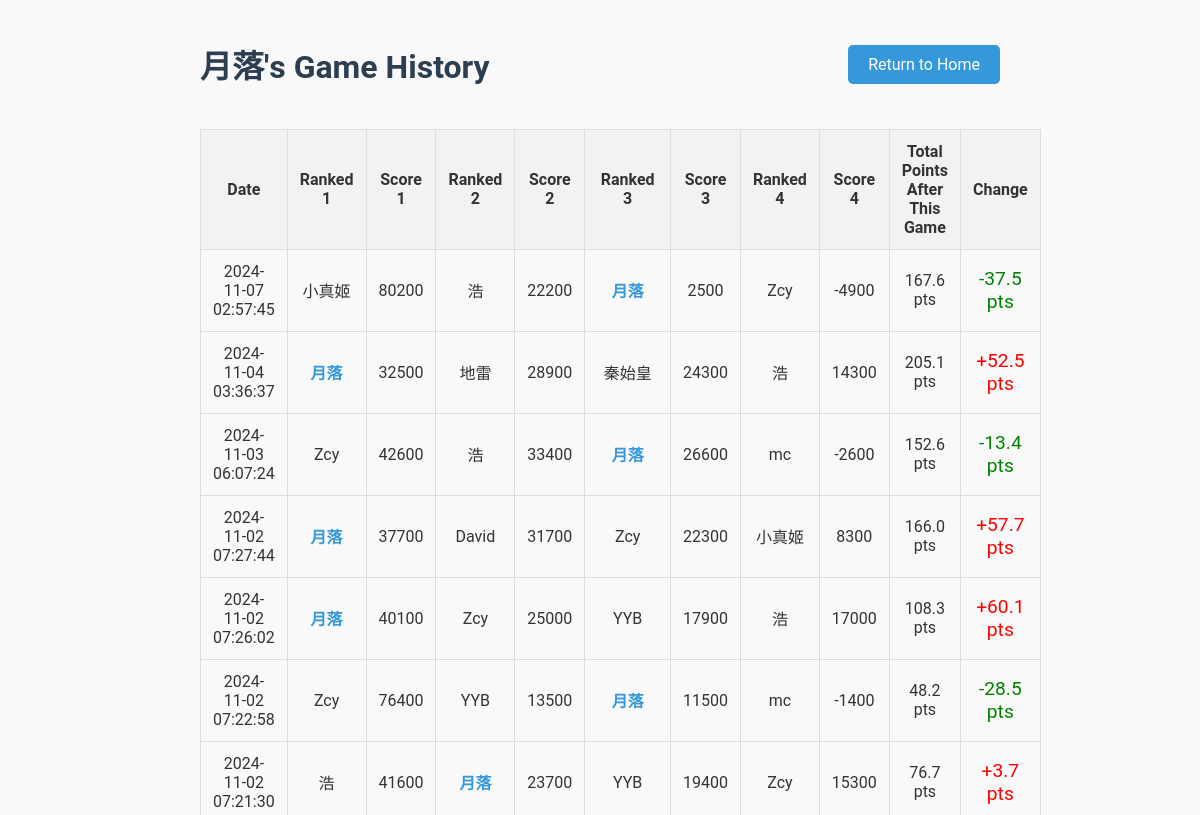
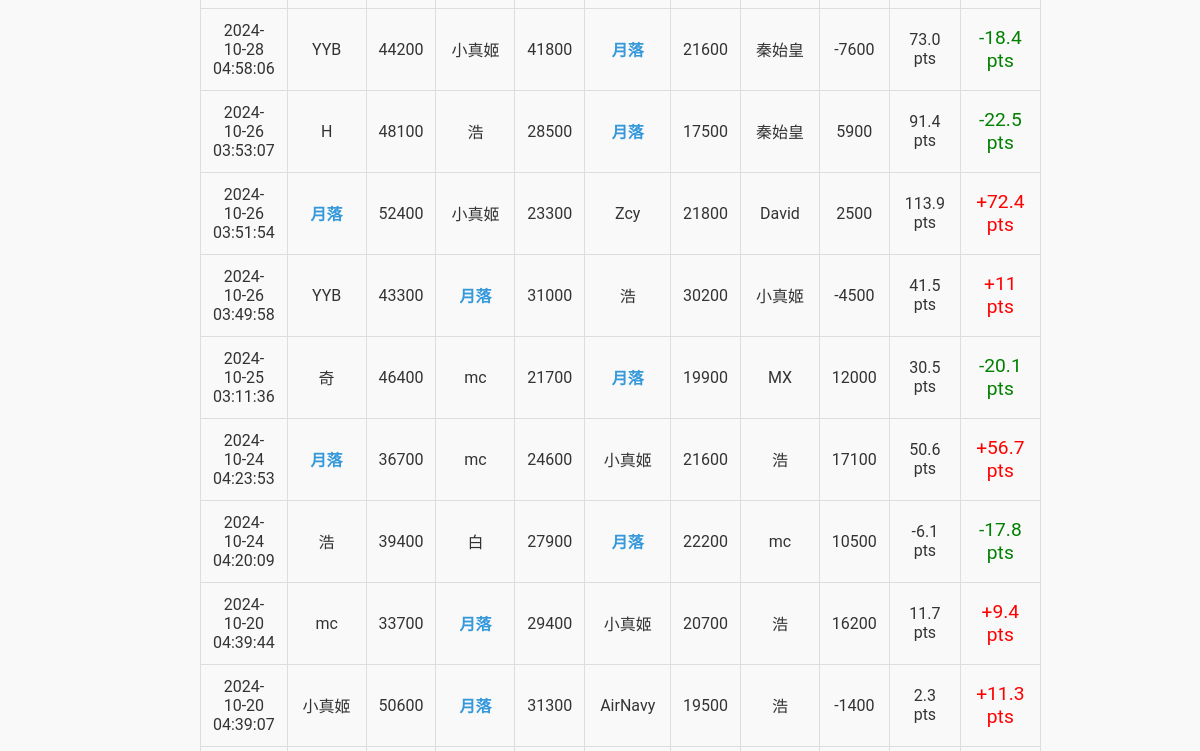
Page /player/月落 (upper part) on the earlier database version (2 pictures, top to bottom).
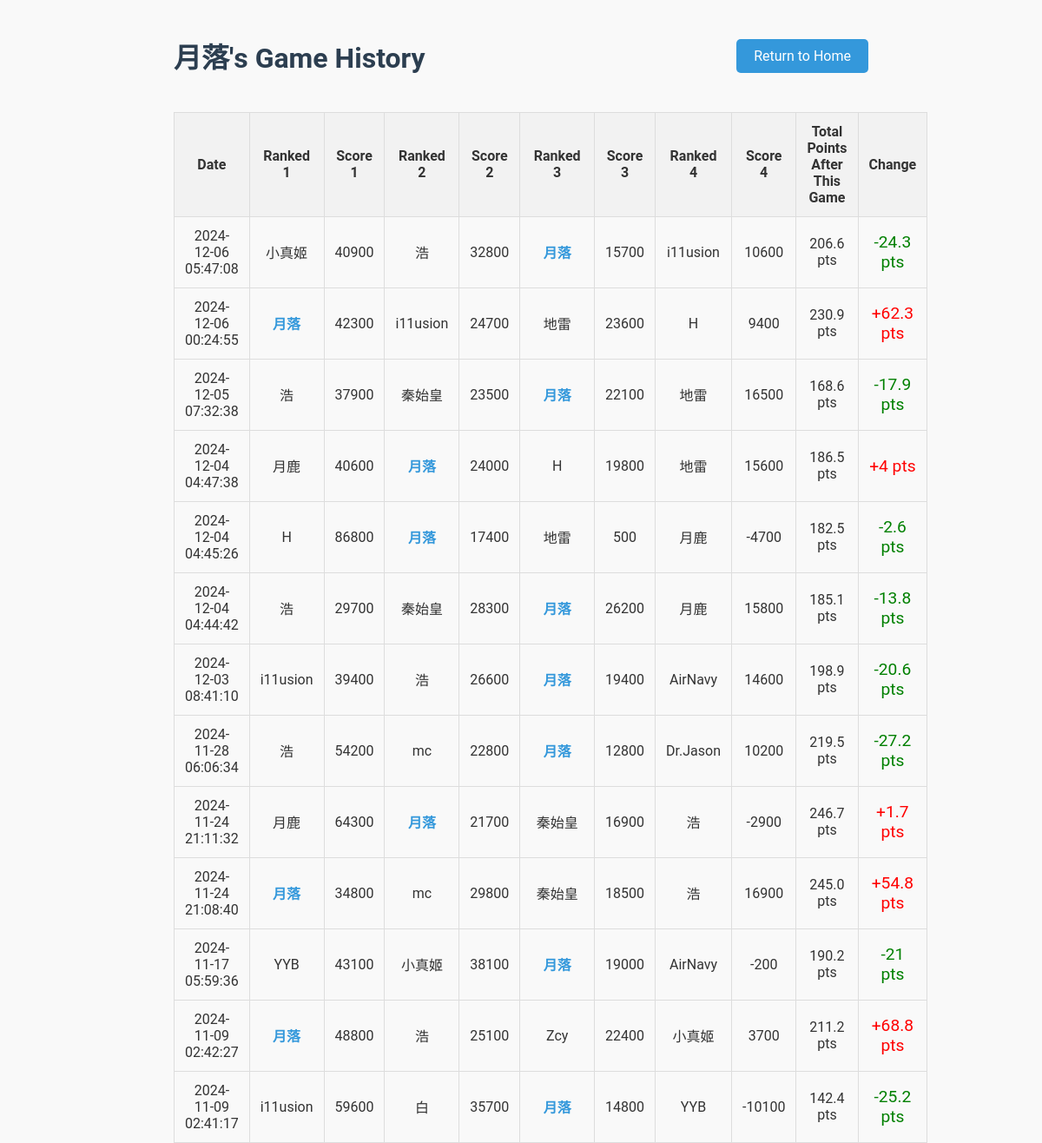
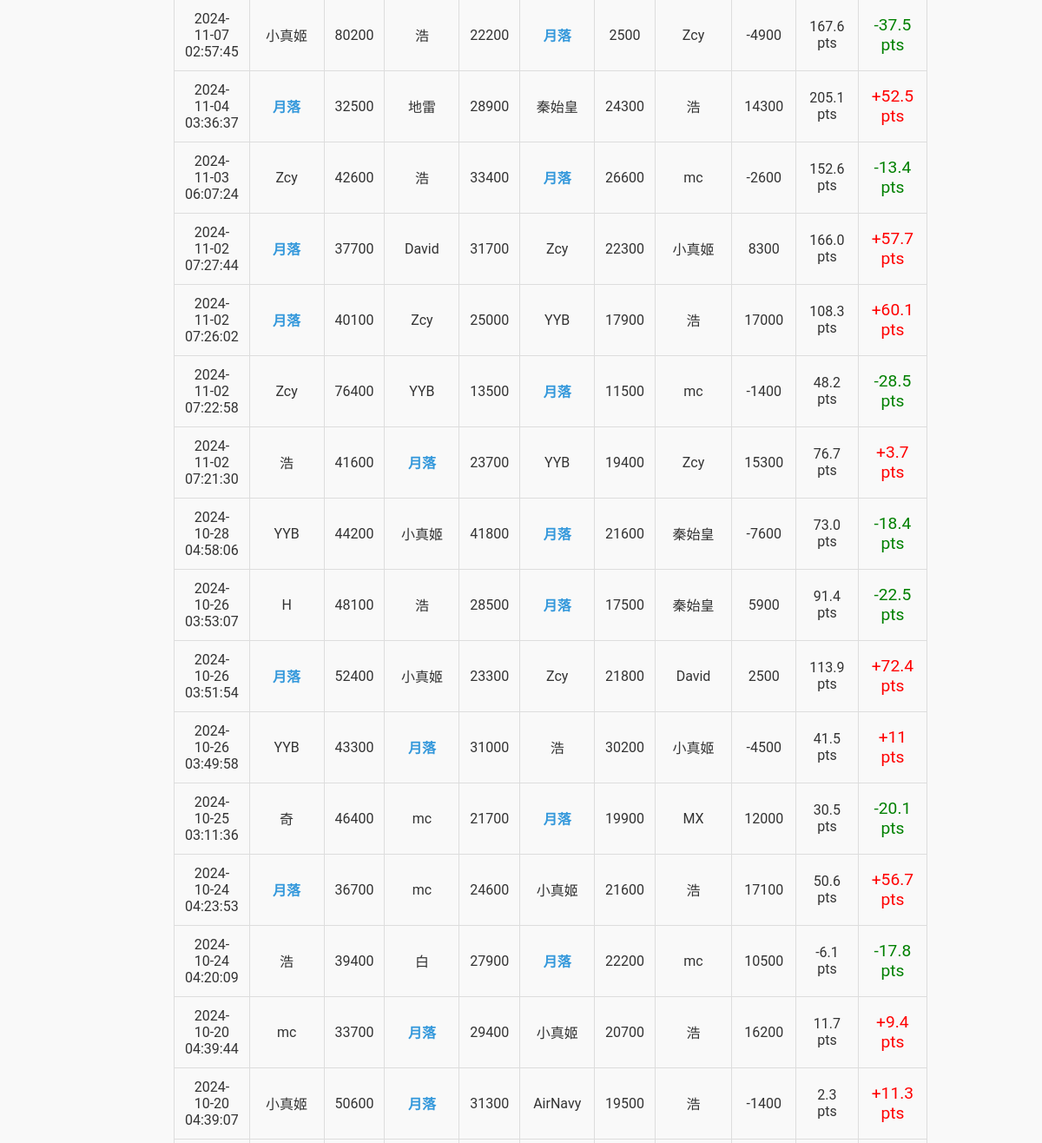
Same page on the later database version (2 pictures, top to bottom).
### tables this page shows
CREATE TABLE games (
    game_id INTEGER PRIMARY KEY AUTOINCREMENT,
    player1 TEXT NOT NULL,
    player2 TEXT NOT NULL,
    player3 TEXT NOT NULL,
    player4 TEXT NOT NULL,
    raw_score1 INTEGER NOT NULL,
    raw_score2 INTEGER NOT NULL,
    raw_score3 INTEGER NOT NULL,
    raw_score4 INTEGER NOT NULL,
    final_score1 INTEGER NOT NULL,
    final_score2 INTEGER NOT NULL,
    final_score3 INTEGER NOT NULL,
    final_score4 INTEGER NOT NULL,
    game_date TIMESTAMP DEFAULT CURRENT_TIMESTAMP
, is_fenix BOOLEAN DEFAULT FALSE);

### app.py (the view)
@app.route("/player/<player_name>")
def player_statistics(player_name):
    player_name = unquote(player_name)  # Decode the URL-encoded player name
    conn = get_db_connection()
    cursor = conn.cursor()
    cursor.execute("""
    SELECT game_date, player1, player2, player3, player4,
           raw_score1, raw_score2, raw_score3, raw_score4,
           final_score1, final_score2, final_score3, final_score4
    FROM games
    WHERE ? IN (player1, player2, player3, player4)
    ORDER BY game_date DESC
    """, (player_name,))
    games = cursor.fetchall()
    running_total = 0
    processed_games = []
    for game in reversed(games):
        players_and_scores = [
            (game['player1'], game['raw_score1'], game['final_score1']),
            (game['player2'], game['raw_score2'], game['final_score2']),
            (game['player3'], game['raw_score3'], game['final_score3']),
            (game['player4'], game['raw_score4'], game['final_score4'])
        ]
        players_and_scores.sort(key=lambda x: x[2], reverse=True)  # Sort by final score
        current_game_points = None
        for player, raw_score, final_score in players_and_scores:
            if player == player_name:
                current_game_points = final_score
                break
        previous_total = running_total
        running_total += current_game_points  # Update cumulative points
        processed_games.append({
            'game_date': game['game_date'],
            'players_and_scores': players_and_scores,
            'point_change': round(current_game_points, 1),
            'previous_total': round(previous_total, 1),
            'total_points_after_game': round(running_total, 1)  # Round the running total
        })
    processed_games.reverse()
    conn.close()
    return render_template("player_statistics.html", player_name=player_name, games=processed_games)

### app.py (called while the page is built)
def get_db_connection():
    conn = sqlite3.connect('mahjong.db')
    conn.row_factory = sqlite3.Row  # Return rows as dictionaries
    return conn

### templates/player_statistics.html (shortened to what this page needs)
<!DOCTYPE html>
<html lang="en">
<head>
</head>
<body>
    <div class="container">
        <div class="header-row">
            <h1>{{ player_name }}'s Game History</h1>
            <div class="return-button">
                <a href="{{ url_for('home') }}">Return to Home</a>
            </div>
        </div>
        <table>
            <tr>
                <th>Date</th>
                <th>Ranked 1</th>
                <th>Score 1</th>
                <th>Ranked 2</th>
                <th>Score 2</th>
                <th>Ranked 3</th>
                <th>Score 3</th>
                <th>Ranked 4</th>
                <th>Score 4</th>
                <th>Total Points After This Game</th>
                <th>Change</th>
            </tr>
            {% for game in games %}
            <tr>
                <td>{{ game['game_date'] }}</td>
                {% for player, raw_score, final_score in game['players_and_scores'] %}
                <td class="{% if player == player_name %}player-highlight{% endif %}">
                    {{ player }}
                </td>
                <td>{{ raw_score }}</td>
                {% endfor %}
                <td>{{ '%.1f' % game['total_points_after_game'] }} pts</td>
                <td class="point-change {% if game['point_change'] > 0 %}positive-change{% else %}negative-change{% endif %}">
                    {% if game['point_change'] > 0 %}+{% endif %}{{ game['point_change'] }} pts
                </td>
            </tr>
            {% endfor %}
        </table>
    </div>
</body>
</html>

Differences in the rows shown:
added games: game_date "2024-12-06 05:47:08", player1 "小真姬", raw_score1 "40900", player2 "浩", raw_score2 "32800", player4 "月落", raw_score4 "15700", player3 "i11usion", raw_score3 "10600", total_points_after_game "206.6", point_change "-24.3"
added games: game_date "2024-12-06 00:24:55", player2 "月落", raw_score2 "42300", player3 "i11usion", raw_score3 "24700", player4 "地雷", raw_score4 "23600", player1 "H", raw_score1 "9400", total_points_after_game "230.9", point_change "62.3"
added games: game_date "2024-12-05 07:32:38", player2 "浩", raw_score2 "37900", player1 "秦始皇", raw_score1 "23500", player4 "月落", raw_score4 "22100", player3 "地雷", raw_score3 "16500", total_points_after_game "168.6", point_change "-17.9"
added games: game_date "2024-12-04 04:47:38", player2 "月鹿", raw_score2 "40600", player4 "月落", raw_score4 "24000", player3 "H", raw_score3 "19800", player1 "地雷", raw_score1 "15600", total_points_after_game "186.5", point_change "4"
added games: game_date "2024-12-04 04:45:26", player4 "H", raw_score4 "86800", player1 "月落", raw_score1 "17400", player3 "地雷", raw_score3 "500", player2 "月鹿", raw_score2 "-4700", total_points_after_game "182.5", point_change "-2.6"
added games: game_date "2024-12-04 04:44:42", player3 "浩", raw_score3 "29700", player2 "秦始皇", raw_score2 "28300", player1 "月落", raw_score1 "26200", player4 "月鹿", raw_score4 "15800", total_points_after_game "185.1", point_change "-13.8"
added games: game_date "2024-12-03 08:41:10", player3 "i11usion", raw_score3 "39400", player1 "浩", raw_score1 "26600", player2 "月落", raw_score2 "19400", player4 "AirNavy", raw_score4 "14600", total_points_after_game "198.9", point_change "-20.6"
added games: game_date "2024-11-28 06:06:34", player2 "浩", raw_score2 "54200", player1 "mc", raw_score1 "22800", player3 "月落", raw_score3 "12800", player4 "Dr.Jason", raw_score4 "10200", total_points_after_game "219.5", point_change "-27.2"
added games: game_date "2024-11-24 21:11:32", player4 "月鹿", raw_score4 "64300", player3 "月落", raw_score3 "21700", player2 "秦始皇", raw_score2 "16900", player1 "浩", raw_score1 "-2900", total_points_after_game "246.7", point_change "1.7"
added games: game_date "2024-11-24 21:08:40", player4 "月落", raw_score4 "34800", player3 "mc", raw_score3 "29800", player1 "秦始皇", raw_score1 "18500", player2 "浩", raw_score2 "16900", total_points_after_game "245.0", point_change "54.8"
added games: game_date "2024-11-17 05:59:36", player1 "YYB", raw_score1 "43100", player2 "小真姬", raw_score2 "38100", player4 "月落", raw_score4 "19000", player3 "AirNavy", raw_score3 "-200", total_points_after_game "190.2", point_change "-21"
added games: game_date "2024-11-09 02:42:27", player3 "月落", raw_score3 "48800", player1 "浩", raw_score1 "25100", player2 "Zcy", raw_score2 "22400", player4 "小真姬", raw_score4 "3700", total_points_after_game "211.2", point_change "68.8"
added games: game_date "2024-11-09 02:41:17", player1 "i11usion", raw_score1 "59600", player4 "白", raw_score4 "35700", player3 "月落", raw_score3 "14800", player2 "YYB", raw_score2 "-10100", total_points_after_game "142.4", point_change "-25.2"
